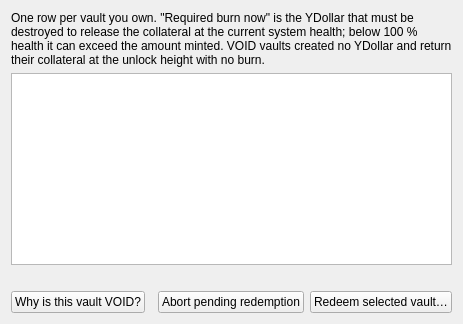
<?xml version="1.0" encoding="UTF-8"?>
<ui version="4.0">
 <class>YDollarPositions</class>
 <widget class="QWidget" name="YDollarPositions">
  <layout class="QVBoxLayout" name="positionsLayout">
   <item>
    <widget class="QLabel" name="lblPositionsIntro">
     <property name="wordWrap"><bool>true</bool></property>
     <property name="text"><string>One row per vault you own. "Required burn now" is the YDollar that must be destroyed to release the collateral at the current system health; below 100 % health it can exceed the amount minted. VOID vaults created no YDollar and return their collateral at the unlock height with no burn.</string></property>
    </widget>
   </item>
   <item>
    <widget class="QTableView" name="tblPositions">
     <property name="selectionMode"><enum>QAbstractItemView::SingleSelection</enum></property>
     <property name="selectionBehavior"><enum>QAbstractItemView::SelectRows</enum></property>
    </widget>
   </item>
   <item>
    <widget class="QLabel" name="lblPending"><property name="text"><string/></property><property name="wordWrap"><bool>true</bool></property></widget>
   </item>
   <item>
    <layout class="QHBoxLayout" name="positionsButtons">
     <item><widget class="QPushButton" name="btnWhyVoid"><property name="text"><string>Why is this vault VOID?</string></property></widget></item>
     <item><spacer name="posSpacerH"><property name="orientation"><enum>Qt::Horizontal</enum></property></spacer></item>
     <item><widget class="QPushButton" name="btnAbortPending"><property name="text"><string>Abort pending redemption</string></property></widget></item>
     <item><widget class="QPushButton" name="btnRedeem"><property name="text"><string>Redeem selected vault…</string></property></widget></item>
    </layout>
   </item>
  </layout>
 </widget>
 <resources/>
 <connections/>
</ui>
